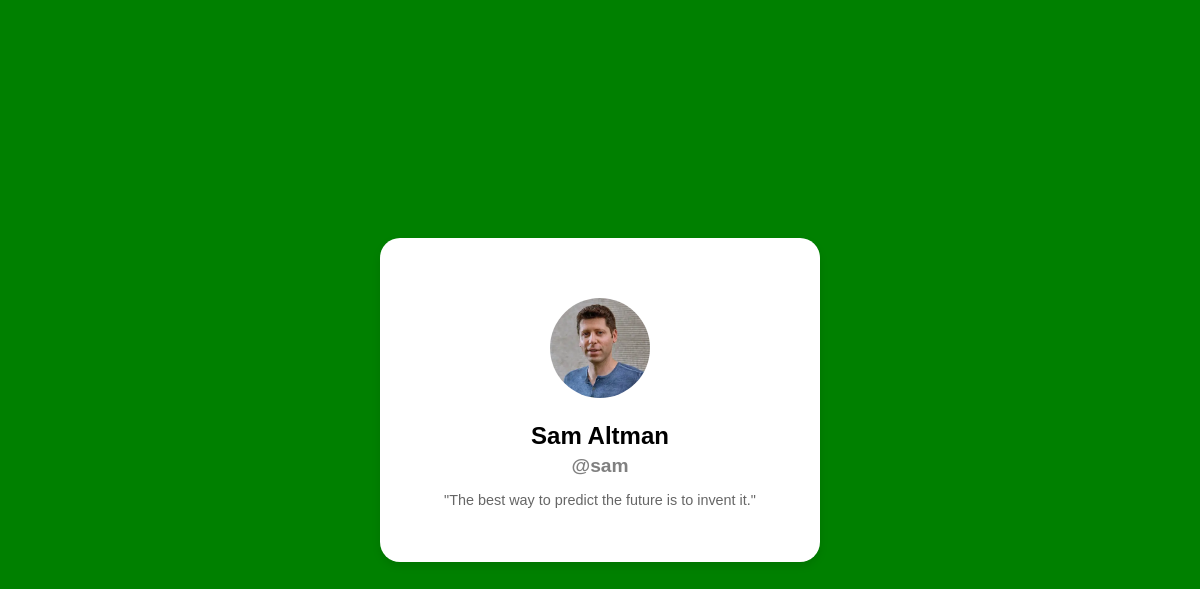
/user/3, run on an earlier commit of the app's database.
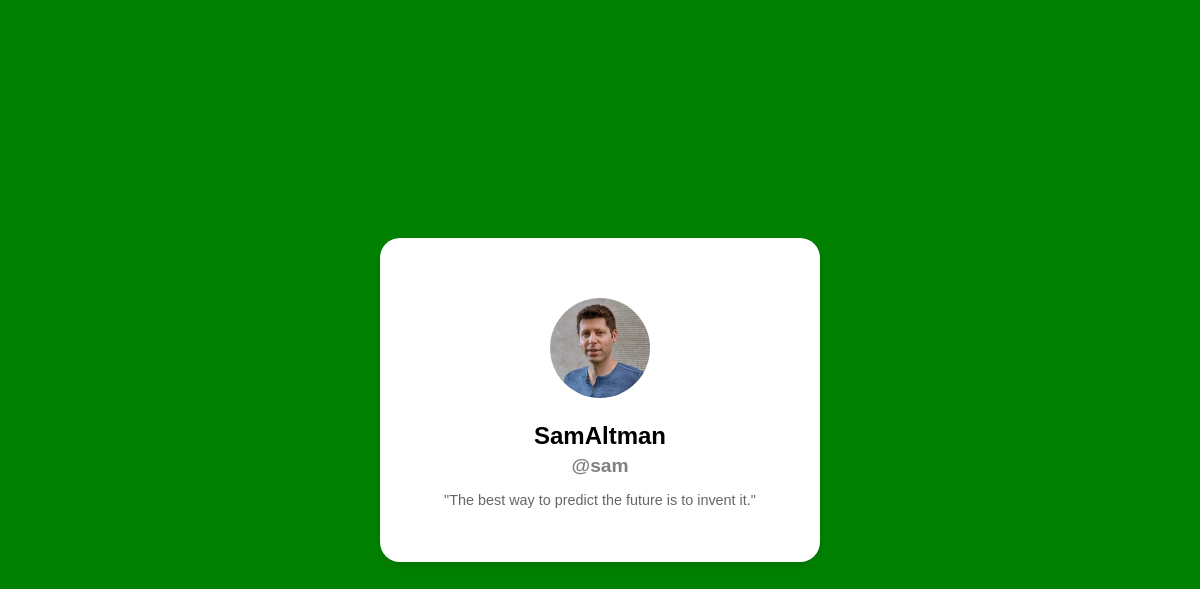
And on a later commit of the database.
### mychatapp/models.py (models this page shows, shortened)
class Profile(models.Model):
    user = models.OneToOneField(User, on_delete=models.CASCADE)
    password = models.CharField(max_length=50, blank=True, null= True)
    name = models.CharField(max_length=50)
    pic = models.ImageField(upload_to='media', blank=True, null= True)
    about = models.CharField(max_length=200, blank=True, null= True)
    friend = models.ManyToManyField('self', blank=True)

### mychatapp/views.py (the view)
# urls.py: path('user/<int:id>', views.user_details, name='user_details'),
def user_details(request, id):
    user = Profile.objects.get(id=id)
    context = {'user': user}
    return render(request,  'index.html', context)

### templates/index.html (shortened to what this page needs)
{% extends 'base.html' %}
{% load static %}
{% block content %}
<div class="chat-container">
    <div class="user-details">
        <img src="{{ user.pic.url }}" alt="Foto de perfil de {{ user.name }}">
        <h2>{{ user.name }}</h2>
        <h3>@{{ user.user }}</h3>
        <p>"{{ user.about }}"</p>
    </div>
</div>
{% endblock %}

What changed in the data, as far as the page shows it:
changed Profile "The best way to predict the future is to invent it.": name "Sam Altman" → "SamAltman"
